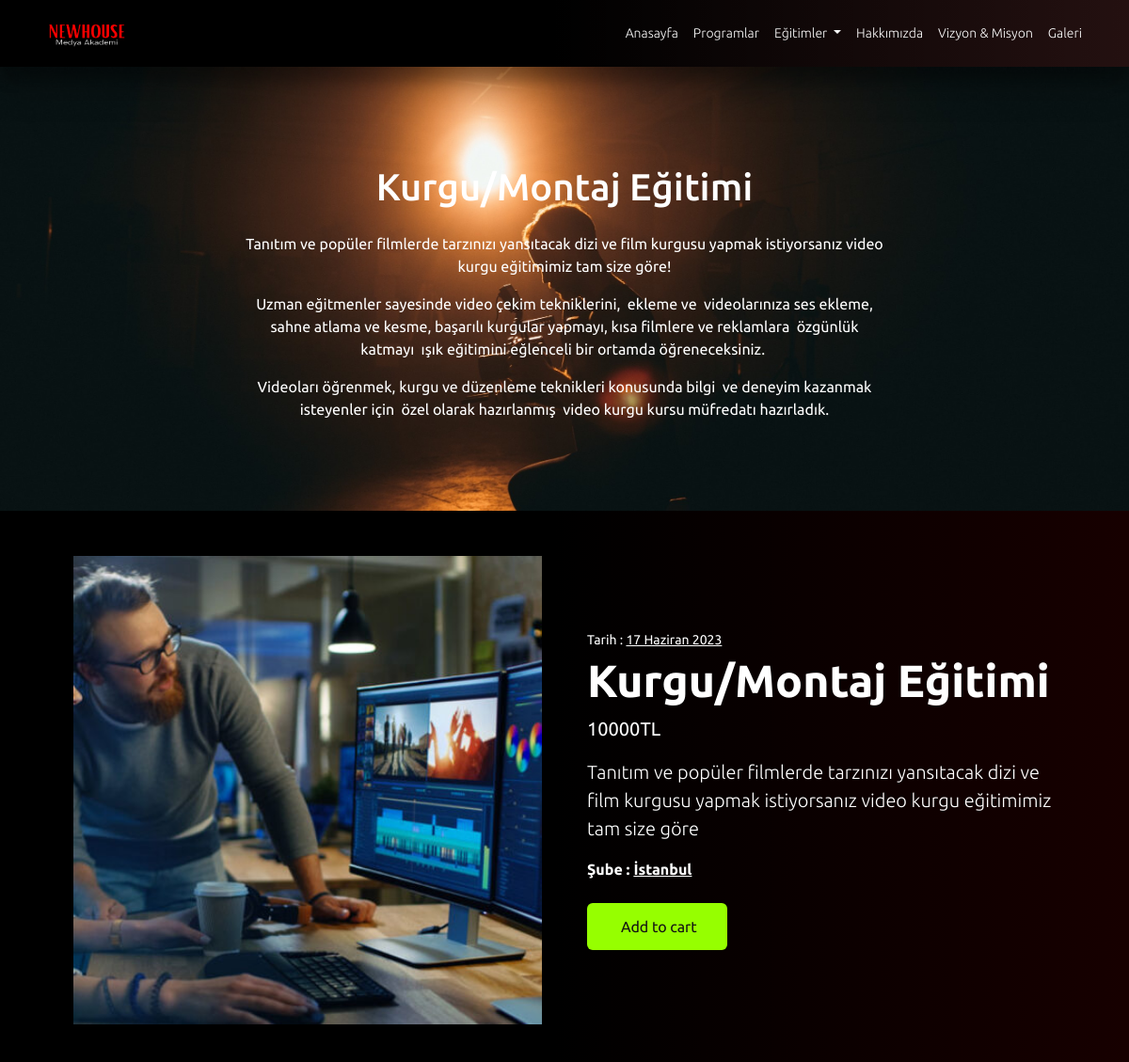
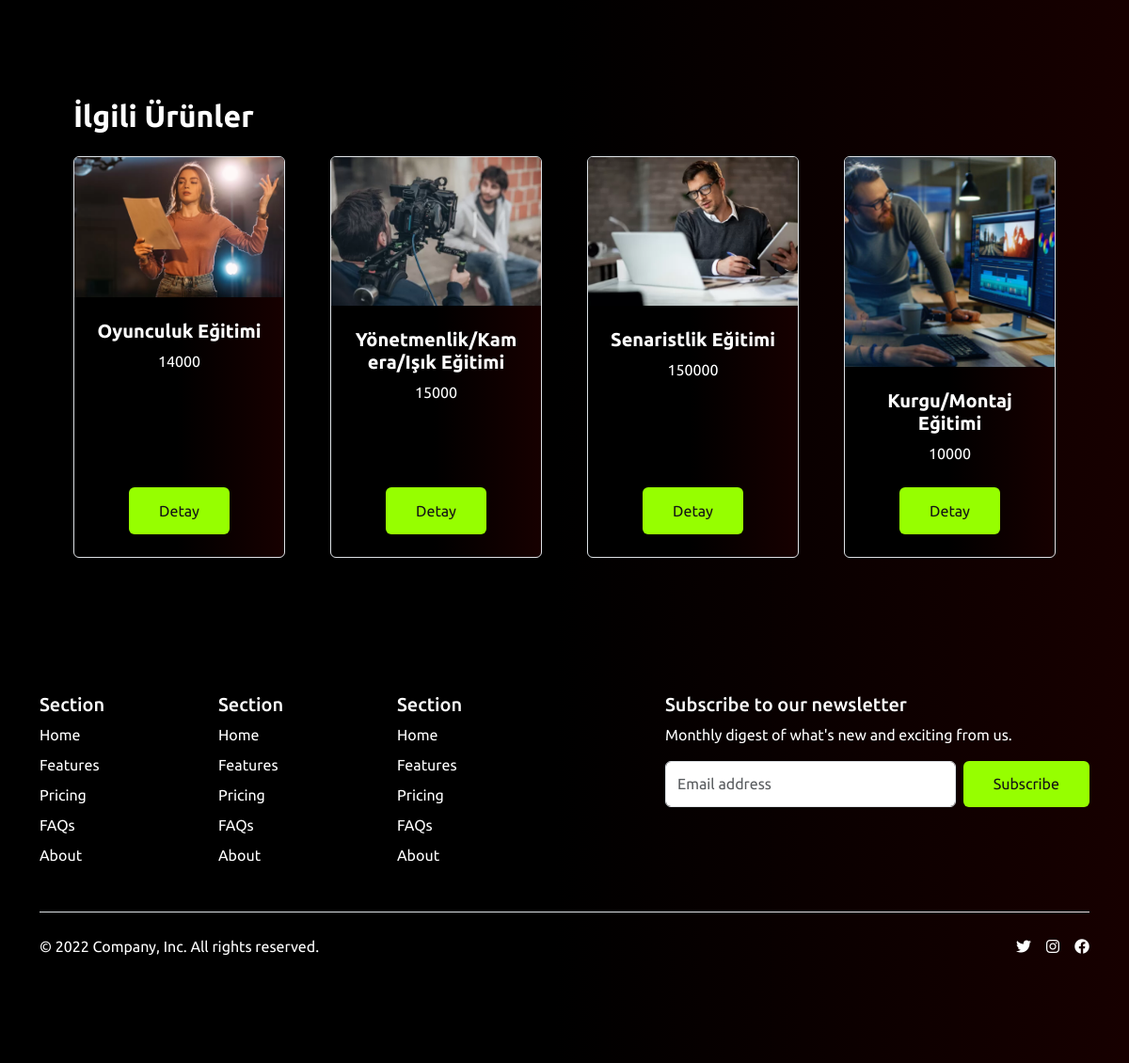
Page /egitimler/kurgu-montaj-egitimi on the committed database (2 pictures, top to bottom).
### newApp/models.py (models this page shows, shortened)
class Hizmet(models.Model):
    isim = models.CharField(max_length=100)
    aciklama = RichTextField(verbose_name="Açıklama (Opsiyonel)", blank=True)
    slug = models.SlugField(max_length=100, unique=True, blank=True, null=True, editable=False)
    class Meta:
        verbose_name = "Hizmet"
        verbose_name_plural = "Hizmetler"

class Sube(models.Model):
    isim = models.CharField(max_length=100)
    resim = models.ImageField(upload_to="sube/", blank=True, null=True, verbose_name='Şube Resmi (Opsiyonel)')

### egitimler/models.py (models this page shows, shortened)
class Egitim(models.Model):
    id = models.UUIDField(primary_key=True, default=uuid.uuid4, editable=False)
    hizmet = models.ForeignKey(Hizmet, on_delete = models.CASCADE)
    baslik = models.CharField(max_length = 100)
    aciklama = models.TextField(blank=True)
    resim = models.ImageField(upload_to = 'egitim_resimleri', verbose_name='Eğitim Resmi')
    baslama_tarihi = models.DateField()
    sure = models.CharField(max_length=100)
    fiyat = models.IntegerField()
    sube = models.ForeignKey(Sube, on_delete = models.CASCADE)
    slug = models.SlugField(max_length=100, editable=False)
    created_at = models.DateTimeField(auto_now_add=True)
    updated_at = models.DateTimeField(auto_now=True)
    isPublish = models.BooleanField(default=False, null=True)
    class Meta:
        verbose_name = 'Eğitim'
        verbose_name_plural = 'Eğitimler'
        ordering = ['-created_at']

### newApp/views.py (the view)
# urls.py: path('egitimler/<str:slug>',egitimler,name="egitimler"),
def egitimler(request, slug):
    egitimler = Egitim.objects.filter(hizmet__slug = slug, isPublish = True)
    hizmet = Hizmet.objects.get(slug = slug)
    context = {
        'egitimler':egitimler,
        'hizmetimiz':hizmet
    }
    return render(request, 'egitimler.html', context)

### templates/egitimler.html (shortened to what this page needs)
{% extends 'index.html' %}
{% block content %}
    <section class="about-section text-center" id="about">
        <div class="container px-4 px-lg-5">
            <div class="row gx-4 gx-lg-5 justify-content-center">
                <div class="col-lg-8 beyaz">
                    <h2 class="text-white mb-4 mt-4 fs-1" data-aos="zoom-in" data-aos-duration="4000">{{hizmetimiz.isim}}</h2>
                    <p class="text-white" data-aos="zoom-in" data-aos-duration="4000">
                        {{hizmetimiz.aciklama|safe}}
                    </p>
                </div>
            </div>
        </div>
    </section>
    <section class="education-page bg-dark text-white">
        <div class="container px-4 px-lg-5 py-5">
            <div class="row gx-4 gx-lg-5 align-items-center">
                {% for egitim in egitimler %}
                <div class="col-md-6" data-aos="fade-right" data-aos-duration="4000"><img class="card-img-top mb-5 mb-md-0" src="{{egitim.resim.url}}" alt="{{egitim.isim}}" /></div>
                <div class="col-md-6" data-aos="fade-left" data-aos-duration="4000">
                    <div class="small mb-1">Tarih : <span class="edu-date text-decoration-underline">{{egitim.baslama_tarihi}}</span></div>
                    <h1 class="display-5 fw-bolder">{{egitim.hizmet.isim}}</h1>
                    <div class="fs-5 mb-3">
                        <span>{{egitim.fiyat}}TL</span>
                    </div>
                    <p class="lead">{{egitim.aciklama|safe}}</p>
                    <div class="fw-bolder mb-4">Şube : <span class="edu-branch text-decoration-underline">{{egitim.sube.isim}}</span></div>
                    <div class="d-flex">
                        <button class="btn btn-primary flex-shrink-0" type="button">
                            Add to cart
                        </button>
                    </div>
                </div>
                {% endfor %}
            </div>
        </div>
    </section>
    <section class="py-5 bg-dark text-white">
        <div class="container px-4 px-lg-5 mt-5">
            <h2 class="fw-bolder mb-4">İlgili Ürünler</h2>
            <div class="row gx-4 gx-lg-5 row-cols-2 row-cols-md-3 row-cols-xl-4 justify-content-center">
                {% for egitim in karisik %}
                <div class="col mb-5" data-aos="fade-up" data-aos-duration="4000">
                    <div class="card h-100 bg-dark text-white border">
                        <img class="card-img-top" src="{{egitim.resim.url}}" alt="..." />
                        <div class="card-body p-4">
                            <div class="text-center">
                                <h5 class="fw-bolder">{{egitim.hizmet.isim}}</h5>
                                {{egitim.fiyat}}
                            </div>
                        </div>
                        <div class="card-footer p-4 pt-0 border-top-0 bg-transparent">
                            <div class="text-center"><a class="btn btn-primary mt-auto" href="/egitimler/{{egitim.hizmet.slug}}">Detay</a></div>
                        </div>
                    </div>
                </div>
                {% endfor %}
            </div>
        </div>
    </section>
{% endblock content %}

### templates/index.html (shortened to what this page needs)
<!doctype html>
<html lang="tr">
<head>
    <link href="https://unpkg.com/aos@2.3.1/dist/aos.css" rel="stylesheet">
    <link rel="stylesheet" href="https://cdnjs.cloudflare.com/ajax/libs/font-awesome/6.4.0/css/all.min.css">
    <link href="https://cdn.jsdelivr.net/npm/bootstrap@5.3.0-alpha3/dist/css/bootstrap.min.css" rel="stylesheet"
>
    <link rel="stylesheet" href="/static/css/style.css">
</head>
<body>
   {% include 'partials/_navbar.html' %}
    {% block content %}{% endblock content %}
    <footer class="bg-dark text-white">
        <div class="container">
            <div class="py-5">
                <div class="row">
                    <div class="col-6 col-md-2 mb-3">
                        <h5>Section</h5>
                        <ul class="nav flex-column">
                            <li class="nav-item mb-2"><a href="#" class="nav-link p-0 text-muted" style="color:white !important">Home</a></li>
                            <li class="nav-item mb-2"><a href="#" class="nav-link p-0 text-muted" style="color:white !important">Features</a></li>
                            <li class="nav-item mb-2"><a href="#" class="nav-link p-0 text-muted" style="color:white !important">Pricing</a></li>
                            <li class="nav-item mb-2"><a href="#" class="nav-link p-0 text-muted" style="color:white !important">FAQs</a></li>
                            <li class="nav-item mb-2"><a href="#" class="nav-link p-0 text-muted" style="color:white !important">About</a></li>
                        </ul>
                    </div>
                    <div class="col-6 col-md-2 mb-3">
                        <h5>Section</h5>
                        <ul class="nav flex-column">
                            <li class="nav-item mb-2"><a href="#" class="nav-link p-0 text-muted" style="color:white !important">Home</a></li>
                            <li class="nav-item mb-2"><a href="#" class="nav-link p-0 text-muted" style="color:white !important">Features</a></li>
                            <li class="nav-item mb-2"><a href="#" class="nav-link p-0 text-muted" style="color:white !important">Pricing</a></li>
                            <li class="nav-item mb-2"><a href="#" class="nav-link p-0 text-muted" style="color:white !important">FAQs</a></li>
                            <li class="nav-item mb-2"><a href="#" class="nav-link p-0 text-muted" style="color:white !important">About</a></li>
                        </ul>
                    </div>
                    <div class="col-6 col-md-2 mb-3">
                        <h5>Section</h5>
                        <ul class="nav flex-column">
                            <li class="nav-item mb-2"><a href="#" class="nav-link p-0 text-muted" style="color:white !important">Home</a></li>
                            <li class="nav-item mb-2"><a href="#" class="nav-link p-0 text-muted" style="color:white !important">Features</a></li>
                            <li class="nav-item mb-2"><a href="#" class="nav-link p-0 text-muted" style="color:white !important">Pricing</a></li>
                            <li class="nav-item mb-2"><a href="#" class="nav-link p-0 text-muted" style="color:white !important">FAQs</a></li>
                            <li class="nav-item mb-2"><a href="#" class="nav-link p-0 text-muted" style="color:white !important">About</a></li>
                        </ul>
                    </div>
                    <div class="col-md-5 offset-md-1 mb-3">
                        <form>
                            <h5>Subscribe to our newsletter</h5>
                            <p>Monthly digest of what's new and exciting from us.</p>
                            <div class="d-flex flex-column flex-sm-row w-100 gap-2">
                                <input id="newsletter1" type="text" class="form-control" placeholder="Email address">
                                <button class="btn btn-primary" type="button">Subscribe</button>
                            </div>
                        </form>
                    </div>
                </div>
                <div class="d-flex flex-column flex-sm-row justify-content-between py-4 my-4 border-top">
                    <p>&copy; 2022 Company, Inc. All rights reserved.</p>
                    <ul class="list-unstyled d-flex">
                        <li class="ms-3"><a class="link-dark" href="#"><i class="fa-brands fa-twitter text-white"></i></a></li>
                        <li class="ms-3"><a class="link-dark" href="#"><i class="fa-brands fa-instagram text-white"></i></a></li>
                        <li class="ms-3"><a class="link-dark" href="#"><i class="fa-brands fa-facebook text-white"></i></a></li>
                    </ul>
                </div>
            </div>
        </div>
    </footer>
</body>
</html>

### templates/partials/_navbar.html (shortened to what this page needs)
<nav class="navbar navbar-expand-lg bg-body-tertiary" data-bs-theme="dark"
    style="background-color: #141414 !important;">
    <div class="container">
        <a class="navbar-brand" href="/">
            <img src="/static/img/logo1.png" alt="" width="100px">
        </a>
        <div class="collapse navbar-collapse" id="navbarSupportedContent">
            <ul class="navbar-nav ms-auto mb-2 mb-lg-0">
                <li class="nav-item">
                    <a class="nav-link active" aria-current="page" href="/">Anasayfa</a>
                </li>
                <li class="nav-item">
                    <a class="nav-link" href="/programlar/">Programlar</a>
                </li>
                <li class="nav-item dropdown">
                    <a class="nav-link dropdown-toggle" href="#" role="button" data-bs-toggle="dropdown"
                        aria-expanded="false">
                        Eğitimler
                    </a>
                </li>
                <li class="nav-item">
                    <a class="nav-link" href="/hakkimizda/">Hakkımızda</a>
                </li>
                <li class="nav-item">
                    <a class="nav-link" href="/misyon/">Vizyon & Misyon</a>
                </li>
                <li class="nav-item">
                    <a class="nav-link" href="/galeri/">Galeri</a>
                </li>
            </ul>
        </div>
    </div>
</nav>

### static/css/style.css (style rules this page uses)
.btn-primary { padding-top: 0.8rem; padding-bottom: 0.8rem; padding-left: 2rem; padding-right: 2rem; background-color: #96FF00; border: none !important; color: #141414; }
.bg-dark { background: rgb(0, 0, 0); background: linear-gradient(90deg, rgb(0, 0, 0) 49%, #170000 100%); }
* { font-family: "Jost", sans-serif; font-family: "Ubuntu", sans-serif; }
ul { margin: 0; }
ul li { list-style-type: none; }
.navbar { box-shadow: rgba(0, 0, 0, 0.3) 0px 19px 38px, rgba(0, 0, 0, 0.22) 0px 15px 12px; background: rgb(0, 0, 0) !important; background: linear-gradient(90deg, rgb(0, 0, 0) 49%, rgba(107, 1, 1, 0.185) 100%) !important; }
.navbar a { text-decoration: none; color: #FFFFFF !important; font-weight: 300 !important; font-size: 14px; }
.about-section { background: url("/static/img/pexels-kyle-loftus-3379942.jpg"), linear-gradient(90deg, rgb(0, 0, 0) 49%, rgba(255, 0, 0, 0.1853991597) 100%); background-position: center; background-size: cover; background-repeat: no-repeat; padding-top: 5rem; padding-bottom: 5rem; }
.beyaz { text-align: center; }
.beyaz p { color: white; text-align: center; }

### rows in the picture
Hizmet: isim "Kurgu/Montaj Eğitimi", aciklama "Tanıtım ve popüler filmlerde tarzınızı yansıtacak dizi ve film kurgusu yapmak istiyorsanız video kurgu eğitimimiz tam size göre! Uzman eğitmenler sayesinde video çekim tekniklerini, ekleme ve videolarınıza ses ekleme, sahne atlama ve kesme, başarılı kurgular yapmayı, kısa filmlere ve reklamlara özgünlük katmayı ışık eğitimini eğlenceli bir ortamda öğreneceksiniz. Videoları öğrenmek, kurgu ve düzenleme teknikleri konusunda bilgi ve deneyim kazanmak isteyenler için özel olarak hazırlanmış video kurgu kursu müfredatı hazırladık."
Egitim: resim (picture), baslama_tarihi "17 Haziran 2023", hizmet.isim "Kurgu/Montaj Eğitimi", fiyat "10000", aciklama "Tanıtım ve popüler filmlerde tarzınızı yansıtacak dizi ve film kurgusu yapmak istiyorsanız video kurgu eğitimimiz tam size göre", sube.isim "İstanbul"
Egitim: resim (picture), hizmet.isim "Oyunculuk Eğitimi", fiyat "14000"
Egitim: resim (picture), hizmet.isim "Yönetmenlik/Kamera/Işık Eğitimi", fiyat "15000"
Egitim: resim (picture), hizmet.isim "Senaristlik Eğitimi", fiyat "150000"
